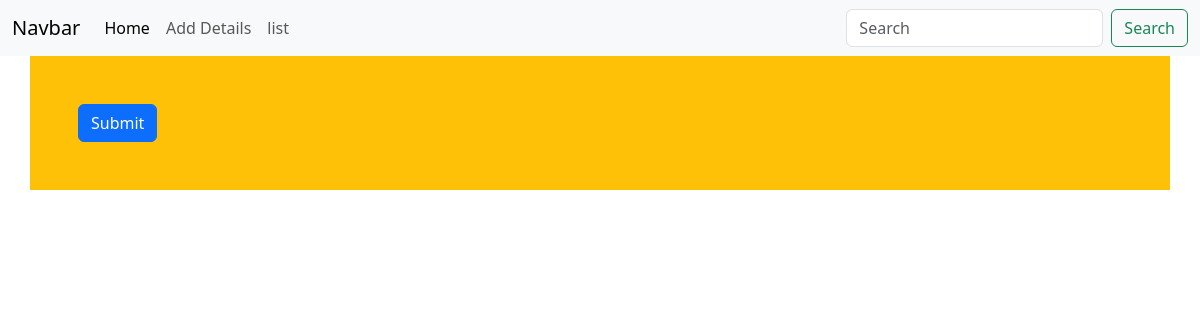
/update/sh@gmail.com, run on an earlier commit of the app's database.
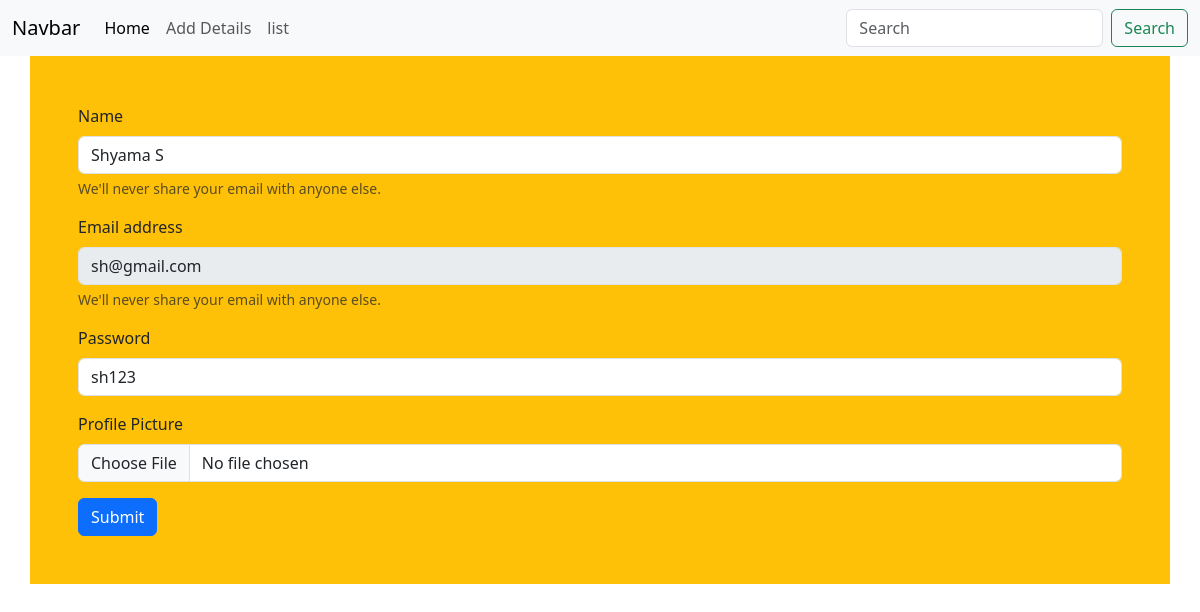
And on a later commit of the database.
### home/models.py (models this page shows, shortened)
class Login(models.Model):
    name=models.CharField(max_length=20)
    email=models.EmailField(primary_key=True)
    password=models.CharField(max_length=20)
    profile_pic=models.ImageField(upload_to='uploads',null="No images")

### home/views.py (the view)
# urls.py: path('update/<str:email>',update,name='update'),
def update(request, email):
    query = Login.objects.filter(email=email)
    if request.method == "POST":
        Login.objects.filter(email=email).update(
            name=request.POST['name'], password=request.POST['password'])
        return index(request)
    return render(request, 'update.html', {"query": query})

### home/templates/update.html (shortened to what this page needs)
{% extends 'base.html' %}
{% block content %}
  <form method="post" class="container bg-warning p-5" enctype="multipart/form-data">
    {% for val in query %}
      <div class="mb-3">
        <label for="exampleInputEmail1" class="form-label">Name</label>
        <input type="text" name="name" class="form-control" id="exampleInputEmail1" aria-describedby="emailHelp" value="{{ val.name }}" required />
        <div id="emailHelp" class="form-text">We'll never share your email with anyone else.</div>
      </div>
      <div class="mb-3">
        <label for="exampleInputEmail1" class="form-label">Email address</label>
        <input type="text" name="email" class="form-control" id="disabledTextInput" aria-describedby="emailHelp" value="{{ val.email }}" disabled />
        <div id="emailHelp" class="form-text">We'll never share your email with anyone else.</div>
      </div>
      <div class="mb-3">
        <label for="exampleInputPassword1" class="form-label">Password</label>
        <input type="text" name="password" class="form-control" id="exampleInputPassword1" value="{{ val.password }}" required />
      </div>
      <div class="mb-3">
        <label for="exampleInputPassword1" class="form-label">Profile Picture</label>
        <input type="file" name="file1" class="form-control" id="exampleInputPassword1" value="{{val.profile_pic.url}}" >
      </div>
    {% endfor %}
    <button type="submit" class="btn btn-primary">Submit</button>
  </form>
{% endblock %}

What changed in the data, as far as the page shows it:
added Login: name "Shyama S", email "sh@gmail.com", password "sh123"
